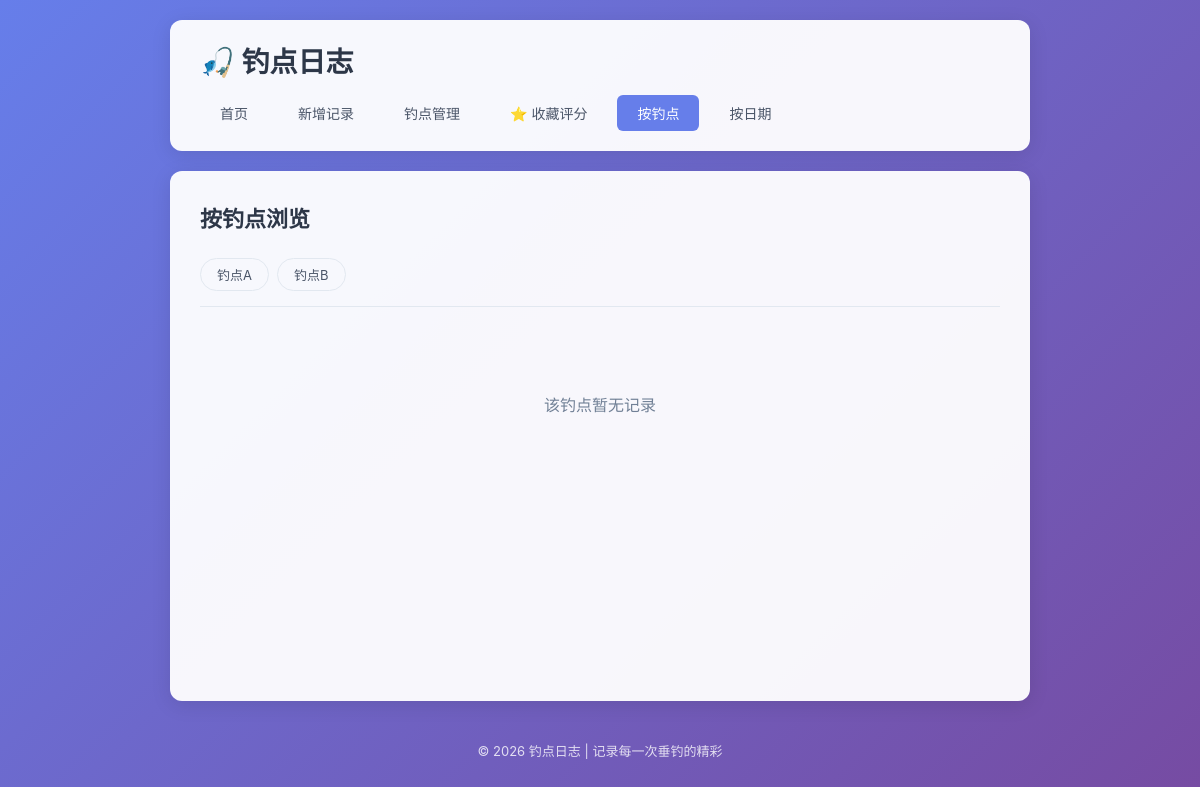
/by-spot?spot=Spot1, run on an earlier commit of the app's database.
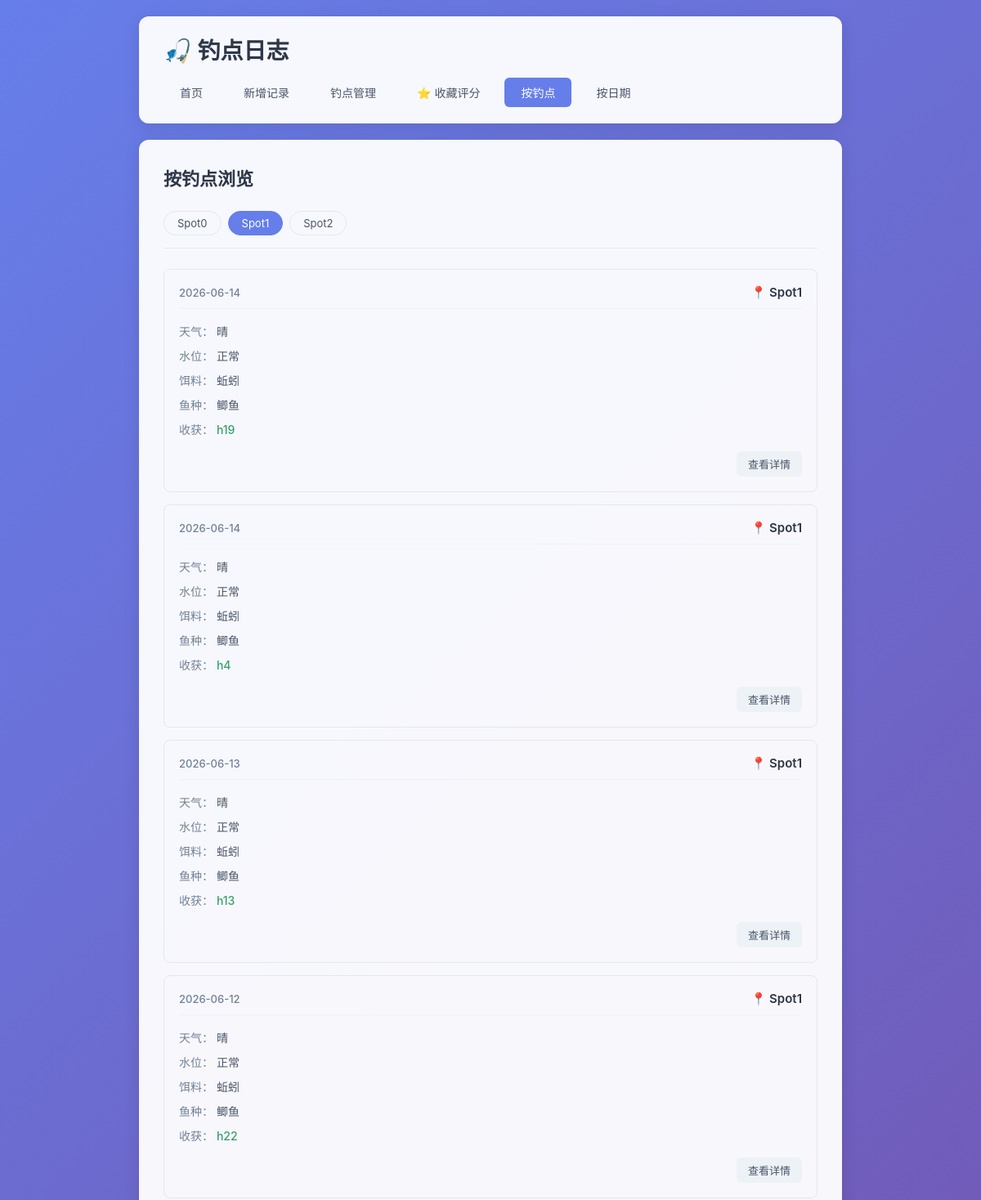
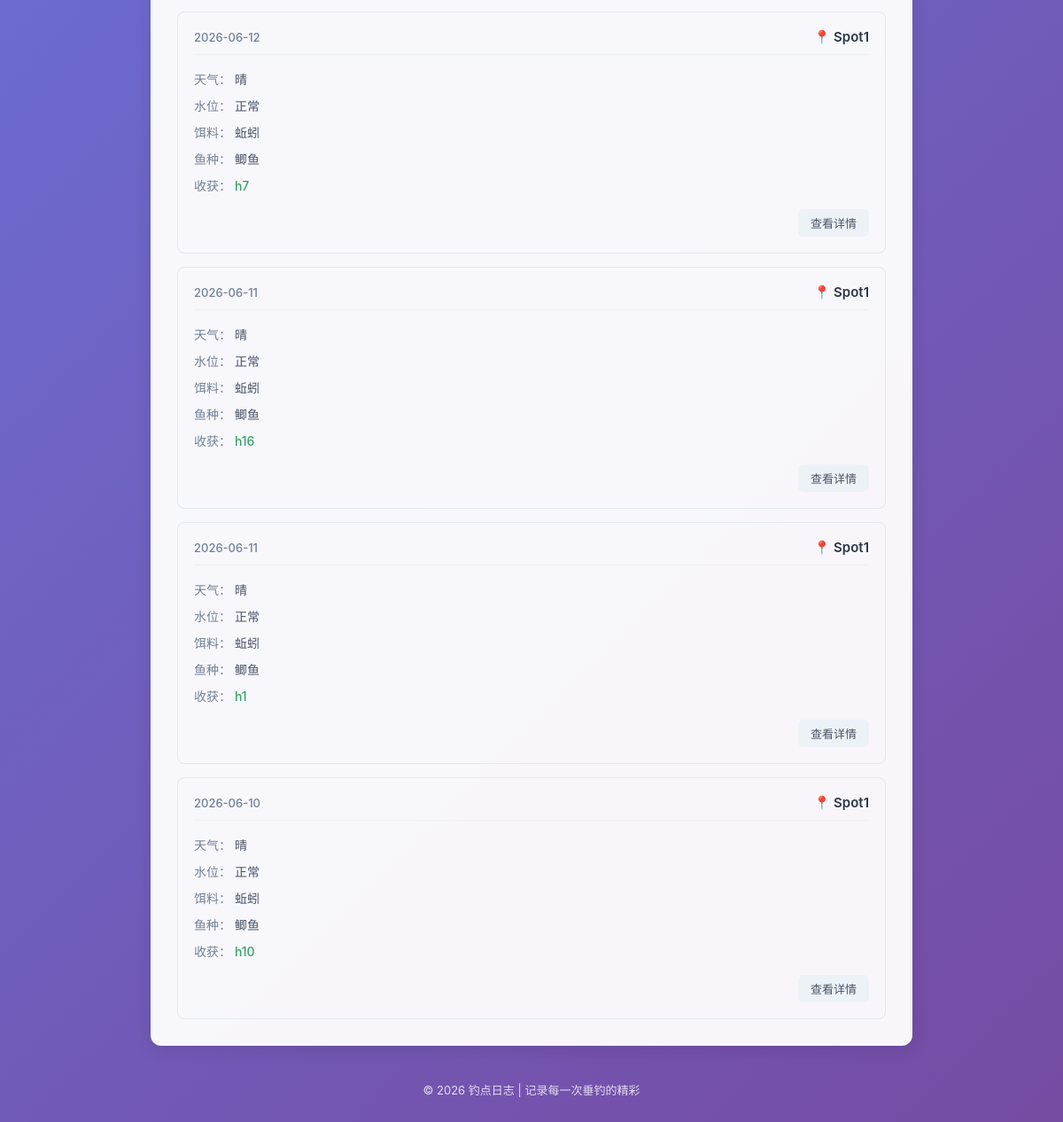
And on a later commit of the database (2 pictures, top to bottom).
### tables this page shows
CREATE TABLE fishing_logs (
            id INTEGER PRIMARY KEY AUTOINCREMENT,
            spot TEXT NOT NULL,
            weather TEXT NOT NULL,
            water_level TEXT NOT NULL,
            bait TEXT NOT NULL,
            fish_species TEXT NOT NULL,
            harvest TEXT NOT NULL,
            next_strategy TEXT,
            created_at DATE NOT NULL
        );

### app.py (the view)
@app.route('/by-spot')
def by_spot():
    conn = get_db()
    spots = conn.execute('SELECT DISTINCT spot FROM fishing_logs ORDER BY spot').fetchall()
    spot_list = [row['spot'] for row in spots]
    selected_spot = request.args.get('spot', spot_list[0] if spot_list else None)
    logs = []
    if selected_spot:
        logs = conn.execute(
            'SELECT * FROM fishing_logs WHERE spot = ? ORDER BY created_at DESC, id DESC',
            (selected_spot,)
        ).fetchall()
    conn.close()
    return render_template('by_spot.html', spot_list=spot_list, selected_spot=selected_spot, logs=logs)

### app.py (called while the page is built)
def get_db():
    conn = sqlite3.connect(DB_PATH)
    conn.row_factory = sqlite3.Row
    return conn

### templates/by_spot.html (shortened to what this page needs)
{% extends 'base.html' %}
{% block content %}
    <div class="page-header">
        <h2>按钓点浏览</h2>
    </div>
    {% if spot_list %}
        <div class="filter-bar">
            {% for spot in spot_list %}
                <a href="{{ url_for('by_spot', spot=spot) }}"
                   class="filter-btn {% if spot == selected_spot %}active{% endif %}">
                    {{ spot }}
                </a>
            {% endfor %}
        </div>
        {% if logs %}
            <div class="log-list">
                {% for log in logs %}
                    <div class="log-card">
                        <div class="log-header">
                            <span class="log-date">{{ log['created_at'] }}</span>
                            <span class="log-spot">📍 {{ log['spot'] }}</span>
                        </div>
                        <div class="log-body">
                            <div class="log-row">
                                <span class="label">天气：</span>
                                <span>{{ log['weather'] }}</span>
                            </div>
                            <div class="log-row">
                                <span class="label">水位：</span>
                                <span>{{ log['water_level'] }}</span>
                            </div>
                            <div class="log-row">
                                <span class="label">饵料：</span>
                                <span>{{ log['bait'] }}</span>
                            </div>
                            <div class="log-row">
                                <span class="label">鱼种：</span>
                                <span>{{ log['fish_species'] }}</span>
                            </div>
                            <div class="log-row">
                                <span class="label">收获：</span>
                                <span class="harvest">{{ log['harvest'] }}</span>
                            </div>
                        </div>
                        <div class="log-footer">
                            <a href="{{ url_for('log_detail', log_id=log['id']) }}" class="btn btn-small">查看详情</a>
                        </div>
                    </div>
                {% endfor %}
            </div>
        {% else %}
            <div class="empty-state">
                <p>该钓点暂无记录</p>
            </div>
        {% endif %}
    {% else %}
        <div class="empty-state">
            <p>还没有任何钓点记录</p>
            <a href="{{ url_for('add_log') }}" class="btn btn-primary">+ 新增记录</a>
        </div>
    {% endif %}
{% endblock %}

What changed in the data, as far as the page shows it:
added fishing_logs: created_at "2026-06-14", spot "Spot1", weather "晴", water_level "正常", bait "蚯蚓", fish_species "鲫鱼", harvest "h19"
added fishing_logs: created_at "2026-06-14", spot "Spot1", weather "晴", water_level "正常", bait "蚯蚓", fish_species "鲫鱼", harvest "h4"
added fishing_logs: created_at "2026-06-13", spot "Spot1", weather "晴", water_level "正常", bait "蚯蚓", fish_species "鲫鱼", harvest "h13"
added fishing_logs: created_at "2026-06-12", spot "Spot1", weather "晴", water_level "正常", bait "蚯蚓", fish_species "鲫鱼", harvest "h22"
added fishing_logs: created_at "2026-06-12", spot "Spot1", weather "晴", water_level "正常", bait "蚯蚓", fish_species "鲫鱼", harvest "h7"
added fishing_logs: created_at "2026-06-11", spot "Spot1", weather "晴", water_level "正常", bait "蚯蚓", fish_species "鲫鱼", harvest "h16"
added fishing_logs: created_at "2026-06-11", spot "Spot1", weather "晴", water_level "正常", bait "蚯蚓", fish_species "鲫鱼", harvest "h1"
added fishing_logs: created_at "2026-06-10", spot "Spot1", weather "晴", water_level "正常", bait "蚯蚓", fish_species "鲫鱼", harvest "h10"
Also different on the page:
new list line: "Spot0"
new list line: "Spot1"
new list line: "Spot2"
list line gone: "钓点A"
list line gone: "钓点B"
text no longer shown: "该钓点暂无记录"
